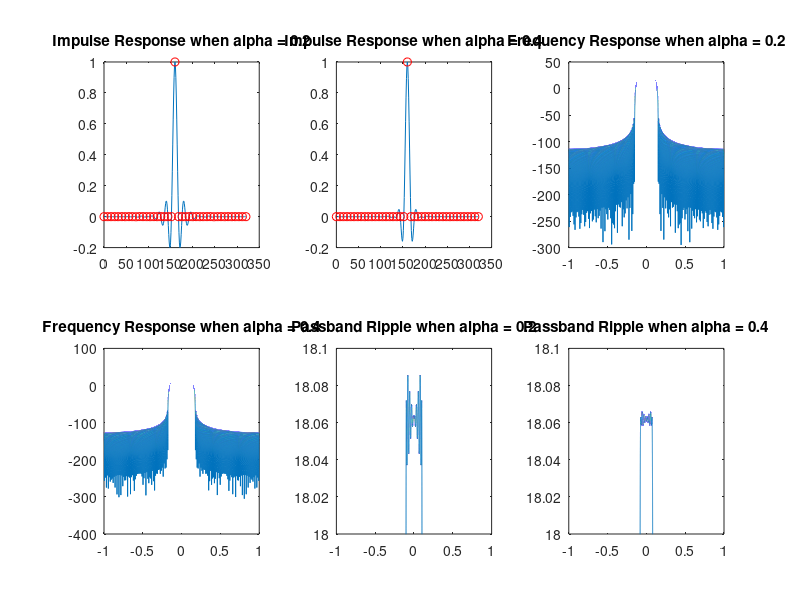

The MATLAB source for this figure: (Note: this script raises an error after producing the figure.)
clear
load workspace
close all
% Problem 2
hm1 = h1/(h1*h1');
y1 = conv(h1, hm1);
subplot(2, 3, 1)
plot(0:length(y1)-1,y1)
hold on
title('Impulse Response when alpha = 0.2')
plot(0:8:length(y1)-1, y1(1:8:length(y1)), 'ro')

hm2 = h2/(h2*h2');
y2 = conv(h2, hm2);
subplot(2, 3, 2)
plot(0:length(y2)-1, y2)
hold on
title('Impulse Response when alpha = 0.4')
plot(0:8:length(y2)-1, y2(1:8:length(y2)), 'ro')

[Y1, FY1] = freqz(y1, 1, -pi:pi/100000:pi);
subplot(2,3,3)
Y1mag = mag2db(abs(Y1));
plot(FY1/pi, Y1mag)
title('Frequency Response when alpha = 0.2')

[Y2, FY2] = freqz(y2, 1, -pi:pi/100000:pi);
subplot(2,3,4)
Y2mag = mag2db(abs(Y2));
plot(FY2/pi, Y2mag)
title('Frequency Response when alpha = 0.4')

subplot(2,3,5)
plot(FY1/pi, Y1mag)
ylim([18, 18.1])
title('Passband Ripple when alpha = 0.2')

subplot(2,3,6)
plot(FY2/pi, Y2mag)
ylim([18, 18.1])
title('Passband Ripple when alpha = 0.4')

save('workspace.mat')